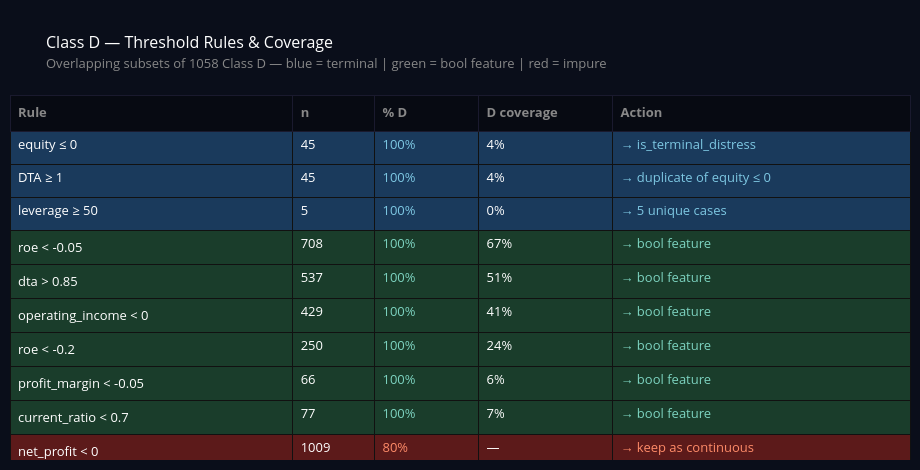
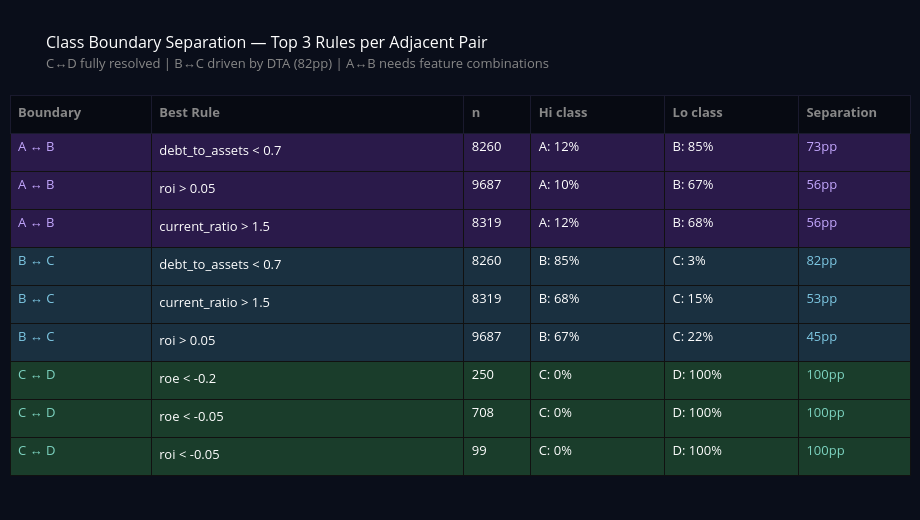

Notebook source saved alongside these figures, in order:
### Code cell
import pandas as pd
import numpy as np
import plotly.graph_objects as go
import json
import os

OUTPUT_PATH = "analysis_output"
os.makedirs(OUTPUT_PATH, exist_ok=True)
TARGET = "financial_health_class"

# ──────────────────────────────────────────────────────────────────
# STEP 1: Threshold audit
# ──────────────────────────────────────────────────────────────────

CANDIDATES = {
    "roe":            [(-0.20, "below"), (-0.05, "below"), (0.0, "above"), (0.10, "above")],
    "roi":            [(0.0, "above"),   (0.05, "above"),  (-0.05, "below")],
    "current_ratio":  [(0.7, "below"),   (1.0, "above"),   (1.5, "above")],
    "debt_to_assets": [(0.50, "below"),  (0.70, "below"),  (0.85, "above"), (0.95, "above")],
    "leverage":       [(1.0, "below"),   (3.0, "above"),   (10.0, "above")],
    "profit_margin":  [(0.0, "above"),   (-0.05, "below")],
}

results = []
for feature, thresholds in CANDIDATES.items():
    for (thresh, direction) in thresholds:
        mask = train_df[feature] < thresh if direction == "below" else train_df[feature] > thresh
        rule_label = f"{feature} {'<' if direction == 'below' else '>'} {thresh}"
        n = mask.sum()
        if n < 20:
            continue
        dist = train_df[mask][TARGET].value_counts(normalize=True).mul(100).round(1)
        results.append({
            "rule":           rule_label,
            "n":              n,
            "dominant_class": dist.idxmax(),
            "dominant_pct":   dist.max(),
            "A%": dist.get("A", 0.0),
            "B%": dist.get("B", 0.0),
            "C%": dist.get("C", 0.0),
            "D%": dist.get("D", 0.0),
        })

audit_df = pd.DataFrame(results)

# ──────────────────────────────────────────────────────────────────
# CHART 1 — Class D rules table (unchanged, no bug here)
# ──────────────────────────────────────────────────────────────────

total_D = (train_df[TARGET] == "D").sum()

d_rules_raw = [
    ("equity ≤ 0",            45,  100, "Terminal",  f"{45/total_D*100:.0f}%",  "→ is_terminal_distress"),
    ("DTA ≥ 1",               45,  100, "Terminal",  f"{45/total_D*100:.0f}%",  "→ duplicate of equity ≤ 0"),
    ("leverage ≥ 50",          5,  100, "Terminal",  f"{5/total_D*100:.0f}%",   "→ 5 unique cases"),
    ("roe < -0.05",          708,  100, "Candidate", f"{708/total_D*100:.0f}%", "→ bool feature"),
    ("dta > 0.85",           537,  100, "Candidate", f"{537/total_D*100:.0f}%", "→ bool feature"),
    ("operating_income < 0", 429,  100, "Candidate", f"{429/total_D*100:.0f}%", "→ bool feature"),
    ("roe < -0.2",           250,  100, "Candidate", f"{250/total_D*100:.0f}%", "→ bool feature"),
    ("profit_margin < -0.05",  66, 100, "Candidate", f"{66/total_D*100:.0f}%",  "→ bool feature"),
    ("current_ratio < 0.7",   77,  100, "Candidate", f"{77/total_D*100:.0f}%",  "→ bool feature"),
    ("net_profit < 0",      1009,   80, "Impure",    "—",                        "→ keep as continuous"),
]

GROUP_BG = {"Terminal": "#1a3a5c", "Candidate": "#1a3d2b", "Impure": "#5c1a1a"}
GROUP_FG = {"Terminal": "#7EC8E3", "Candidate": "#7DD3C0", "Impure": "#FF8C69"}

cols_d = [
    [r[0] for r in d_rules_raw],
    [str(r[1]) for r in d_rules_raw],
    [f"{r[2]}%" for r in d_rules_raw],
    [r[4] for r in d_rules_raw],
    [r[5] for r in d_rules_raw],
]
fill_d = [[] for _ in range(5)]
font_d = [[] for _ in range(5)]
for r in d_rules_raw:
    bg, fg = GROUP_BG[r[3]], GROUP_FG[r[3]]
    for i in range(5):
        fill_d[i].append(bg)
        font_d[i].append(fg if i in [2, 4] else "white")

fig1 = go.Figure(data=[go.Table(
    columnwidth=[190, 55, 70, 90, 200],
    header=dict(
        values=["<b>Rule</b>", "<b>n</b>", "<b>% D</b>", "<b>D coverage</b>", "<b>Action</b>"],
        fill_color="#070a12", font=dict(color="#888", size=13),
        align="left", height=36, line_color="#1a1a2e",
    ),
    cells=dict(
        values=cols_d, fill_color=fill_d,
        font=dict(color=font_d, size=13),
        align="left", height=33, line_color="#111",
    )
)])
fig1.update_layout(
    title=dict(
        text="Class D — Threshold Rules & Coverage<br>"
             "<span style='font-size:13px;font-weight:normal;color:#888;'>"
             f"Overlapping subsets of {total_D} Class D — "
             "blue = terminal | green = bool feature | red = impure</span>",
        font=dict(size=16, color="white"),
    ),
    paper_bgcolor="#0a0e1a", font_color="white",
    margin=dict(t=95, l=10, r=10, b=10), height=470, width=920,
)
p1 = os.path.join(OUTPUT_PATH, "table_class_D_rules.png")
fig1.write_image(p1)
with open(p1 + ".meta.json", "w") as f:
    json.dump({"caption": "Class D threshold rules with coverage"}, f)

# ──────────────────────────────────────────────────────────────────
# CHART 2 — Boundary separation table
# FIX: extract hi_pct and lo_pct explicitly per boundary
# using named columns A%, B%, C%, D% — no dynamic column indexing
# ──────────────────────────────────────────────────────────────────

# Replace only the Chart 2 section — everything else stays identical

BOUNDARIES = [("A", "B"), ("B", "C"), ("C", "D")]
boundary_rows = []

for cls_hi, cls_lo in BOUNDARIES:
    audit_df["_sep"] = (audit_df[f"{cls_hi}%"] - audit_df[f"{cls_lo}%"]).abs()
    top = audit_df.nlargest(3, "_sep")
    for _, row in top.iterrows():
        boundary_rows.append({
            "boundary": f"{cls_hi} ↔ {cls_lo}",
            "rule":     row["rule"],
            "n":        int(row["n"]),
            "hi_label": cls_hi,
            "lo_label": cls_lo,
            "hi_pct":   row[f"{cls_hi}%"],
            "lo_pct":   row[f"{cls_lo}%"],
            "sep":      row["_sep"],
        })

audit_df.drop(columns=["_sep"], inplace=True)
bdf = pd.DataFrame(boundary_rows)

BOUNDARY_BG = {"A ↔ B": "#2a1a4a", "B ↔ C": "#1a3040", "C ↔ D": "#1a3d2b"}
BOUNDARY_FG = {"A ↔ B": "#c4a8ff", "B ↔ C": "#7EC8E3", "C ↔ D": "#7DD3C0"}

# 7 columns now: boundary, rule, n, hi_label, hi_pct, lo_label, lo_pct → sep
# Splitting hi/lo into separate label+value columns eliminates multiline cells
cols_b = [
    bdf["boundary"].tolist(),
    bdf["rule"].tolist(),
    bdf["n"].astype(str).tolist(),
    [f"{r['hi_label']}: {r['hi_pct']:.0f}%" for _, r in bdf.iterrows()],
    [f"{r['lo_label']}: {r['lo_pct']:.0f}%" for _, r in bdf.iterrows()],
    [f"{v:.0f}pp" for v in bdf["sep"]],
]

fill_b = [[] for _ in range(6)]
font_b = [[] for _ in range(6)]
for _, r in bdf.iterrows():
    bg = BOUNDARY_BG.get(r["boundary"], "#1a1a2e")
    fg = BOUNDARY_FG.get(r["boundary"], "white")
    for i in range(6):
        fill_b[i].append(bg)
        # accent color on boundary column and separation column
        font_b[i].append(fg if i in [0, 5] else "white")

fig2 = go.Figure(data=[go.Table(
    # wider rule column, compact others — everything fits in one line per cell
    columnwidth=[95, 210, 45, 90, 90, 75],
    header=dict(
        values=["<b>Boundary</b>", "<b>Best Rule</b>", "<b>n</b>",
                "<b>Hi class</b>", "<b>Lo class</b>", "<b>Separation</b>"],
        fill_color="#070a12",
        font=dict(color="#888", size=13),
        align="left",
        height=38,
        line_color="#1a1a2e",
    ),
    cells=dict(
        values=cols_b,
        fill_color=fill_b,
        font=dict(color=font_b, size=13),
        align="left",
        height=38,       # uniform single-line height — no wrapping needed
        line_color="#111",
    )
)])

fig2.update_layout(
    title=dict(
        text="Class Boundary Separation — Top 3 Rules per Adjacent Pair<br>"
             "<span style='font-size:13px;font-weight:normal;color:#888;'>"
             "C↔D fully resolved | B↔C driven by DTA (82pp) | A↔B needs feature combinations</span>",
        font=dict(size=16, color="white"),
    ),
    paper_bgcolor="#0a0e1a",
    font_color="white",
    margin=dict(t=95, l=10, r=10, b=20),
    height=520,    # taller figure — 9 rows × 38px + header + title + margins
    width=920,
)

p2 = os.path.join(OUTPUT_PATH, "table_boundary_separation.png")
fig2.write_image(p2)
with open(p2 + ".meta.json", "w") as f:
    json.dump({"caption": "Best separating rule per class boundary",
               "description": "Top 3 rules per adjacent class pair. Hi/Lo columns show class label and % when rule fires."}, f)

fig1.show()
fig2.show()
print(f"Saved: {os.path.abspath(p2)}")

### Figure 1 — Plotly figure (JSON) as saved in the notebook; plotly's stock layout.template omitted (floating-point values rounded to 4 significant figures)
{"data": [{"cells": {"align": "left", "fill": {"color": [["#1a3a5c", "#1a3a5c", "#1a3a5c", "#1a3d2b", "#1a3d2b", "#1a3d2b", "#1a3d2b", "#1a3d2b", "#1a3d2b", "#5c1a1a"], ["#1a3a5c", "#1a3a5c", "#1a3a5c", "#1a3d2b", "#1a3d2b", "#1a3d2b", "#1a3d2b", "#1a3d2b", "#1a3d2b", "#5c1a1a"], ["#1a3a5c", "#1a3a5c", "#1a3a5c", "#1a3d2b", "#1a3d2b", "#1a3d2b", "#1a3d2b", "#1a3d2b", "#1a3d2b", "#5c1a1a"], ["#1a3a5c", "#1a3a5c", "#1a3a5c", "#1a3d2b", "#1a3d2b", "#1a3d2b", "#1a3d2b", "#1a3d2b", "#1a3d2b", "#5c1a1a"], ["#1a3a5c", "#1a3a5c", "#1a3a5c", "#1a3d2b", "#1a3d2b", "#1a3d2b", "#1a3d2b", "#1a3d2b", "#1a3d2b", "#5c1a1a"]]}, "font": {"color": [["white", "white", "white", "white", "white", "white", "white", "white", "white", "white"], ["white", "white", "white", "white", "white", "white", "white", "white", "white", "white"], ["#7EC8E3", "#7EC8E3", "#7EC8E3", "#7DD3C0", "#7DD3C0", "#7DD3C0", "#7DD3C0", "#7DD3C0", "#7DD3C0", "#FF8C69"], ["white", "white", "white", "white", "white", "white", "white", "white", "white", "white"], ["#7EC8E3", "#7EC8E3", "#7EC8E3", "#7DD3C0", "#7DD3C0", "#7DD3C0", "#7DD3C0", "#7DD3C0", "#7DD3C0", "#FF8C69"]], "size": 13}, "height": 33, "line": {"color": "#111"}, "values": [["equity ≤ 0", "DTA ≥ 1", "leverage ≥ 50", "roe < -0.05", "dta > 0.85", "operating_income < 0", "roe < -0.2", "profit_margin < -0.05", "current_ratio < 0.7", "net_profit < 0"], ["45", "45", "5", "708", "537", "429", "250", "66", "77", "1009"], ["100%", "100%", "100%", "100%", "100%", "100%", "100%", "100%", "100%", "80%"], ["4%", "4%", "0%", "67%", "51%", "41%", "24%", "6%", "7%", "—"], ["→ is_terminal_distress", "→ duplicate of equity ≤ 0", "→ 5 unique cases", "→ bool feature", "→ bool feature", "→ bool feature", "→ bool feature", "→ bool feature", "→ bool feature", "→ keep as continuous"]]}, "columnwidth": [190, 55, 70, 90, 200], "header": {"align": "left", "fill": {"color": "#070a12"}, "font": {"color": "#888", "size": 13}, "height": 36, "line": {"color": "#1a1a2e"}, "values": ["<b>Rule</b>", "<b>n</b>", "<b>% D</b>", "<b>D coverage</b>", "<b>Action</b>"]}, "type": "table"}], "layout": {"font": {"color": "white"}, "height": 470, "margin": {"b": 10, "l": 10, "r": 10, "t": 95}, "paper_bgcolor": "#0a0e1a", "title": {"font": {"color": "white", "size": 16}, "text": "Class D — Threshold Rules & Coverage<br><span style='font-size:13px;font-weight:normal;color:#888;'>Overlapping subsets of 1058 Class D — blue = terminal | green = bool feature | red = impure</span>"}, "width": 920}}

### Figure 2 — Plotly figure (JSON) as saved in the notebook; plotly's stock layout.template omitted (floating-point values rounded to 4 significant figures)
{"data": [{"cells": {"align": "left", "fill": {"color": [["#2a1a4a", "#2a1a4a", "#2a1a4a", "#1a3040", "#1a3040", "#1a3040", "#1a3d2b", "#1a3d2b", "#1a3d2b"], ["#2a1a4a", "#2a1a4a", "#2a1a4a", "#1a3040", "#1a3040", "#1a3040", "#1a3d2b", "#1a3d2b", "#1a3d2b"], ["#2a1a4a", "#2a1a4a", "#2a1a4a", "#1a3040", "#1a3040", "#1a3040", "#1a3d2b", "#1a3d2b", "#1a3d2b"], ["#2a1a4a", "#2a1a4a", "#2a1a4a", "#1a3040", "#1a3040", "#1a3040", "#1a3d2b", "#1a3d2b", "#1a3d2b"], ["#2a1a4a", "#2a1a4a", "#2a1a4a", "#1a3040", "#1a3040", "#1a3040", "#1a3d2b", "#1a3d2b", "#1a3d2b"], ["#2a1a4a", "#2a1a4a", "#2a1a4a", "#1a3040", "#1a3040", "#1a3040", "#1a3d2b", "#1a3d2b", "#1a3d2b"]]}, "font": {"color": [["#c4a8ff", "#c4a8ff", "#c4a8ff", "#7EC8E3", "#7EC8E3", "#7EC8E3", "#7DD3C0", "#7DD3C0", "#7DD3C0"], ["white", "white", "white", "white", "white", "white", "white", "white", "white"], ["white", "white", "white", "white", "white", "white", "white", "white", "white"], ["white", "white", "white", "white", "white", "white", "white", "white", "white"], ["white", "white", "white", "white", "white", "white", "white", "white", "white"], ["#c4a8ff", "#c4a8ff", "#c4a8ff", "#7EC8E3", "#7EC8E3", "#7EC8E3", "#7DD3C0", "#7DD3C0", "#7DD3C0"]], "size": 13}, "height": 38, "line": {"color": "#111"}, "values": [["A ↔ B", "A ↔ B", "A ↔ B", "B ↔ C", "B ↔ C", "B ↔ C", "C ↔ D", "C ↔ D", "C ↔ D"], ["debt_to_assets < 0.7", "roi > 0.05", "current_ratio > 1.5", "debt_to_assets < 0.7", "current_ratio > 1.5", "roi > 0.05", "roe < -0.2", "roe < -0.05", "roi < -0.05"], ["8260", "9687", "8319", "8260", "8319", "9687", "250", "708", "99"], ["A: 12%", "A: 10%", "A: 12%", "B: 85%", "B: 68%", "B: 67%", "C: 0%", "C: 0%", "C: 0%"], ["B: 85%", "B: 67%", "B: 68%", "C: 3%", "C: 15%", "C: 22%", "D: 100%", "D: 100%", "D: 100%"], ["73pp", "56pp", "56pp", "82pp", "53pp", "45pp", "100pp", "100pp", "100pp"]]}, "columnwidth": [95, 210, 45, 90, 90, 75], "header": {"align": "left", "fill": {"color": "#070a12"}, "font": {"color": "#888", "size": 13}, "height": 38, "line": {"color": "#1a1a2e"}, "values": ["<b>Boundary</b>", "<b>Best Rule</b>", "<b>n</b>", "<b>Hi class</b>", "<b>Lo class</b>", "<b>Separation</b>"]}, "type": "table"}], "layout": {"font": {"color": "white"}, "height": 520, "margin": {"b": 20, "l": 10, "r": 10, "t": 95}, "paper_bgcolor": "#0a0e1a", "title": {"font": {"color": "white", "size": 16}, "text": "Class Boundary Separation — Top 3 Rules per Adjacent Pair<br><span style='font-size:13px;font-weight:normal;color:#888;'>C↔D fully resolved | B↔C driven by DTA (82pp) | A↔B needs feature combinations</span>"}, "width": 920}}
